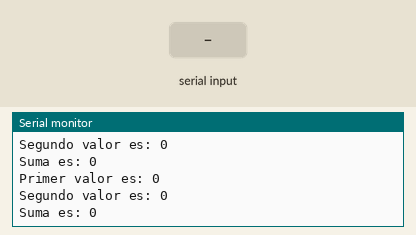
A sketch run on a simulated Arduino Uno, built with avr-gcc and run on an emulated ATmega328P. On the bench: the last lines printed to the serial monitor. The test bench sets the inputs (shaded band).

Above: at 1.2 s.
1.3 s: byte 30 received over Serial
At 2.8 s:
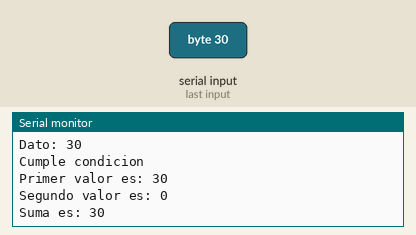
3.5 s: byte 90 received over Serial
At 4.8 s:
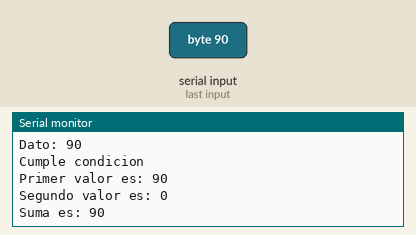
5.0 s: byte 120 received over Serial
At 5.7 s:
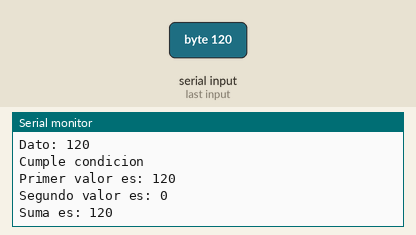
Timing chart, 0 to 8.0 s (numbered marks = the images above; inputs shaded):
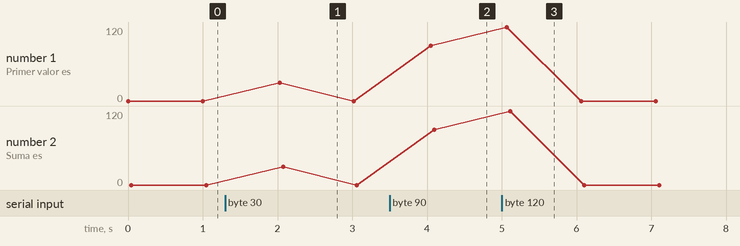

The sketch:

Serial1.ino
```cpp
int ValorByte[2];   // for incoming serial data
void setup() {
  Serial.begin(9600);     // opens serial port, sets data rate to 9600 bps
}

void loop() {
  for(int i=0;i<2;i++){
    ValorByte[i]=0;
    }
  for (int i = 0; i < 2; i++) {
    if (Serial.available() > 0) {
      // read the incoming byte
      ValorByte[i] = Serial.read();
      // say what you got:
      Serial.print("Dato: ");
      Serial.println(ValorByte[i], DEC);
      if (ValorByte > 50) {
        Serial.println("Cumple condicion");
      }
    }
  }
  Serial.print("Primer valor es: ");
  Serial.println(ValorByte[0]);
  Serial.print("Segundo valor es: ");
  Serial.println(ValorByte[1]);
  int suma = ValorByte[0] + ValorByte[1];
  Serial.print("Suma es: ");
  Serial.println(suma);
  delay(1000);
  // send data only when you receive data:

}
```

Measured:
- after the input at 1.3 s, the serial monitor: prints a new line after 0.70 s (image 1)
- after the input at 3.5 s, the serial monitor: prints a new line after 0.52 s (image 2)
- after the input at 5.0 s, the serial monitor: prints a new line at once (image 3)
- plotted number 1: 0 → 90 after the input at 3.5 s
- plotted number 2: 0 → 90 after the input at 3.5 s
